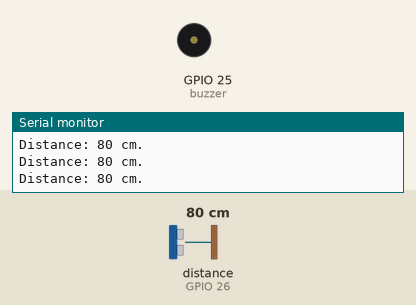
This sketch was run on a simulated ESP32. On the bench: buzzer (waves = sounding), the last lines printed to the serial monitor. Wiring (inferred from the names in the program): ultrasonic range finder: trigger GPIO 27; echo GPIO 26. The test bench sets the inputs (shaded band); at power-on: distance to the obstacle (sensor on GPIO 26) 80 cm. The echo pulse lasts 58.3 µs per cm.

Above: at 1.3 s.
1.4 s: distance to the obstacle (sensor on GPIO 26) set to 12 cm
2.9 s: distance to the obstacle (sensor on GPIO 26) set to 9 cm
At 4.2 s:
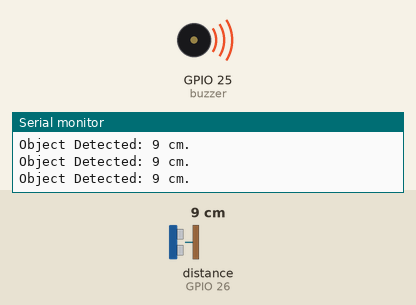
Timing chart, 0 to 5.9 s (numbered marks = the images above; inputs shaded):
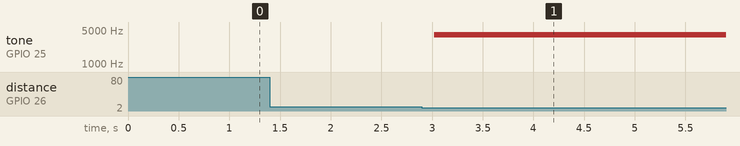

The sketch:

ultrasound_buzzer.ino
```cpp
#define trigPin 27
#define echoPin 26
#define buzzer 25

long duration;
int distance;
int threshold = 10; // detect 5cm

void setup(){
  pinMode(trigPin, OUTPUT); // send a pulse
  pinMode(echoPin, INPUT); // receive the pulse

  Serial.begin(115200);
}

void loop(){
  digitalWrite(trigPin, LOW);
  delayMicroseconds(2);
  digitalWrite(trigPin, HIGH);
  delayMicroseconds(10);
  digitalWrite(trigPin, LOW);
  // send a short pulse to warm up the sensor

  // saves the pulse for further use
  duration = pulseIn(echoPin, HIGH);

  // calculate the distance in cm, divided by 2 cuz we dont want the roundtrip
  distance = (duration/2) / 29.1;

  if(distance<=threshold){
    Serial.println("Object Detected: " + String(distance) + " cm.");
    tone(buzzer, 4000, 5000); // pin, hz, duration
  }
  else{
    Serial.println("Distance: " + String(distance) + " cm.");
  }

  delay(500);
}
```

Measured:
- the behaviour switches between 11 and 10 cm on distance to the obstacle (sensor on GPIO 26) (found by bisection; images 0 and 1)
- after the input at 2.9 s, tone on GPIO 25 (buzzer): silent → 4000 Hz after 0.12 s
